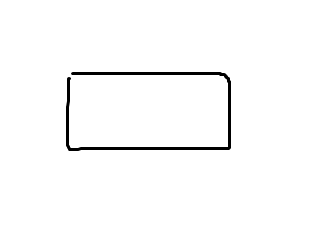
#> input picture rec.png, 314 x 251 px, found by its file name
$ python ex01.py
#> lines starting #> are read from the running program, lines starting #| are printed output that depends on the picture
fish_length = [25.4, 26.3, 26.5, 29.0, 29.0, 29.7, 29.7, 30.0, 30.0, 30.7, 31.0, 31.0,
                31.5, 32.0, 32.0, 32.0, 33.0, 33.0, 33.5, 33.5, 34.0, 34.0, 34.5, 35.0,
                35.0, 35.0, 35.0, 36.0, 36.0, 37.0, 38.5, 38.5, 39.5, 41.0, 41.0, 9.8,
                10.5, 10.6, 11.0, 11.2, 11.3, 11.8, 11.8, 12.0, 12.2, 12.4, 13.0, 14.3, 15.0]
fish_weight = [242.0, 290.0, 340.0, 363.0, 430.0, 450.0, 500.0, 390.0, 450.0, 500.0, 475.0, 500.0,
                500.0, 340.0, 600.0, 600.0, 700.0, 700.0, 610.0, 650.0, 575.0, 685.0, 620.0, 680.0,
                700.0, 725.0, 720.0, 714.0, 850.0, 1000.0, 920.0, 955.0, 925.0, 975.0, 950.0, 6.7,
                7.5, 7.0, 9.7, 9.8, 8.7, 10.0, 9.9, 9.8, 12.2, 13.4, 12.2, 19.7, 19.9]

fish_data = [[l,w] for l,w in zip(fish_length,fish_weight)]
fish_target = [1]*35 + [0]*14

# print(fish_data)
# print(fish_target)

from sklearn.neighbors import KNeighborsClassifier

kn = KNeighborsClassifier()

train_input = fish_data[:35]
train_target = fish_target[:35]

test_input = fish_data[35:]
test_target = fish_target[35:]

kn.fit(train_input,train_target)

print(kn.score(test_input,test_target))

# print(test_input)
# print(test_target)

import numpy as np

input_arr = np.array(fish_data)
target_arr = np.array(fish_target)

# print(input_arr.shape)
# print(fish_data.shape)

np.random.seed(42)
# [5 lines of commented-out code are left out]

index = np.arange(49)
np.random.shuffle(index)

print(index)

train_input = input_arr[index[:35]]
train_target = target_arr[index[:35]]

test_input = input_arr[index[35:]]
test_target = target_arr[index[35:]]

print(train_input[:5])
print(test_input[:5])

import matplotlib.pyplot as plt

plt.scatter(train_input[:,0],train_input[:,1],c="#ff0000")
plt.scatter(test_input[:,0],test_input[:,1],c="#00ff00")
plt.savefig('b.png')
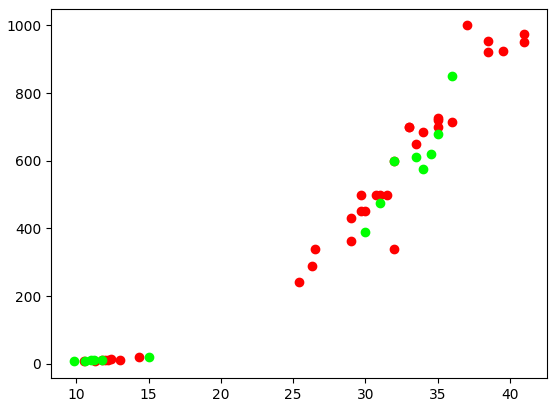
#> figure drawn by matplotlib, 1 panel

kn = KNeighborsClassifier()
kn.fit(train_input,train_target)

print( kn.score(test_input,test_target) )
print( kn.predict(test_input) )
print( test_target )


import cv2

rec = cv2.imread('rec.png')
#> rec is the input picture: shape (251, 314, 3); min 0, max 255, mean 250.5
circle = cv2.imread('circle.png')
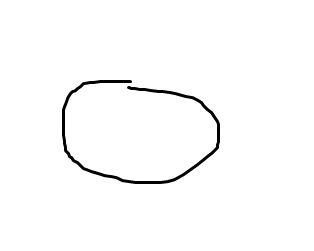
#> input picture circle.png, 314 x 251 px, found by its file name
#> circle is the input picture: shape (251, 314, 3); min 0, max 255, mean 250.9
triangle = cv2.imread('triangle.png')
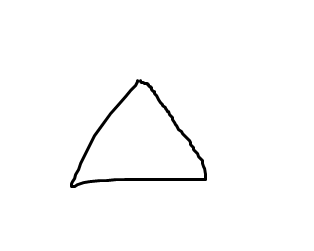
#> input picture triangle.png, 314 x 251 px, found by its file name
#> triangle is the input picture: shape (251, 314, 3); min 0, max 255, mean 251.2

myrec = cv2.imread('myrec.png')
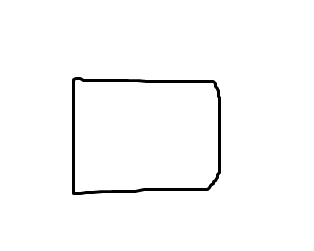
#> input picture myrec.png, 314 x 251 px, found by its file name
#> myrec is the input picture: shape (251, 314, 3); min 0, max 255, mean 250.1
myrec2 = cv2.imread('myrec2.png')
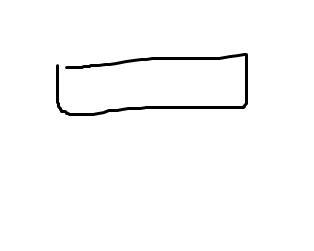
#> input picture myrec2.png, 314 x 251 px, found by its file name
#> myrec2 is the input picture: shape (251, 314, 3); min 0, max 255, mean 250.5

rec = rec.reshape(-1)
circle = circle.reshape(-1)
triangle = triangle.reshape(-1)

myrec = myrec.reshape(-1)
myrec2 = myrec2.reshape(-1)

print(rec.shape)
#| (236442,)
print(circle.shape)
#| (236442,)
print(triangle.shape)
#| (236442,)

train_input = np.array([[rec],[circle],[triangle]])
train_input = train_input.reshape(3,236442)
print(train_input.shape)
#| (3, 236442)
kn = KNeighborsClassifier(n_neighbors=1)
kn.fit(train_input,['rec','circle','tri'])

rec = kn.predict([rec])
print('rec',rec)
#| rec ['rec']

circle = kn.predict([circle])
print('circle',circle)
#| circle ['circle']

triangle = kn.predict([triangle])
print('triangle',triangle)
#| triangle ['tri']

myrec = kn.predict([myrec])
print('myrec',myrec)
#| myrec ['circle']

myrec2 = kn.predict([myrec2])
print('myrec2',myrec2)
#| myrec2 ['tri']


# [7 lines of commented-out code are left out]


'''
a = [[10,10],[20,20],[30,30],[40,40],[50,50],[60,60]]

변수 = a[3]
변수2 = a[0:3]
변수3 = a[:3]
print(변수)
print(변수2)
print(변수3)    # 0 ~ 2까지...
print(a[3:])    # 끝까지...
'''
